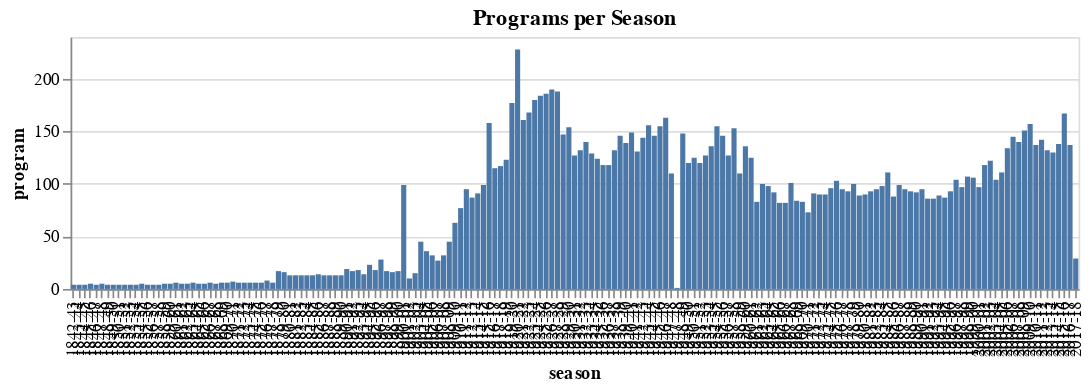

The notebook cell this image was saved under:
### Code cell
alt.Chart(
    pd.DataFrame(df.groupby("season")["program"].nunique()).reset_index(),
    width=600,
    height=150,
    title="Programs per Season"
).mark_bar().encode(
    x="season:O",
    y="program:Q"
)

### Figure 1 — Vega-Lite specification as saved in the notebook (floating-point values rounded to 4 significant figures; data arrays with more than 128 entries replaced by an {"elided": "..."} marker saying what was removed)
{"$schema": "https://vega.github.io/schema/vega-lite/v2.json", "config": {"view": {"height": 300, "width": 400}}, "data": {"values": {"elided": "177 records"}}, "encoding": {"x": {"field": "season", "type": "ordinal"}, "y": {"field": "program", "type": "quantitative"}}, "height": 150, "mark": "bar", "title": "Programs per Season", "width": 600}
